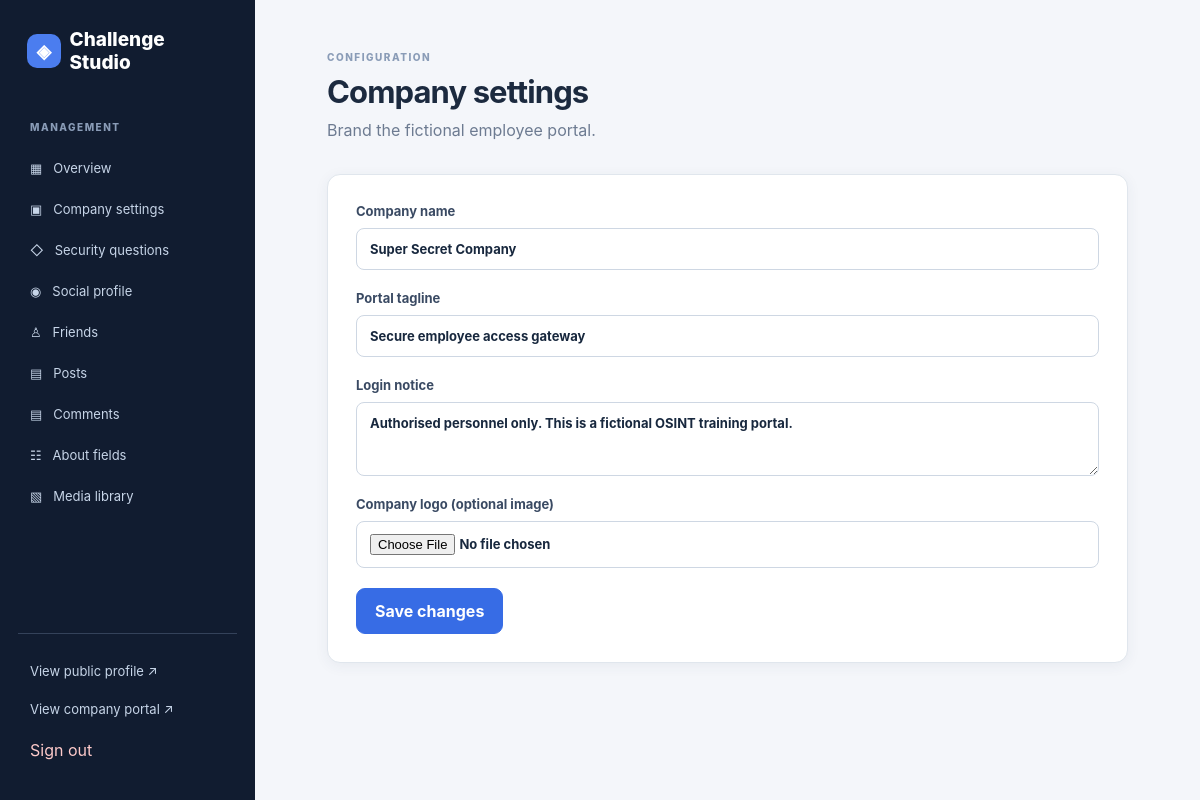
The app's page /admin/company (signed in) with its own data.
### models.py (models this page shows)
class Setting(db.Model):
    key = db.Column(db.String(100), primary_key=True)
    value = db.Column(db.Text, nullable=False, default='')

### admin/routes.py (the view, shortened to what this page needs)
@bp.route('/company', methods=['GET', 'POST'])
@login_required
def company():
    keys = ['company_name', 'company_tagline', 'login_notice']
    return render_template('admin/company.html')

### templates/admin/company.html
{% extends 'admin/base.html' %}{% block title %}Company settings{% endblock %}{% block content %}<div class="page-header"><div><span class="overline">CONFIGURATION</span><h1>Company settings</h1><p>Brand the fictional employee portal.</p></div></div><section class="panel"><form method="post" enctype="multipart/form-data"><input type="hidden" name="_csrf_token" value="{{ csrf_token }}"><label>Company name<input name="company_name" value="{{ settings.get('company_name','') }}" required></label><label>Portal tagline<input name="company_tagline" value="{{ settings.get('company_tagline','') }}"></label><label>Login notice<textarea name="login_notice" rows="3">{{ settings.get('login_notice','') }}</textarea></label><label>Company logo (optional image)<input type="file" name="company_logo" accept="image/png,image/jpeg,image/webp,image/gif"></label>{% if settings.get('company_logo') %}<img class="preview" src="{{ url_for('admin.media',filename=settings['company_logo']) }}" alt="Current logo">{% endif %}<button class="button">Save changes</button></form></section>{% endblock %}

### static/css/admin.css (style rules this page uses)
:root { font-family:Inter,ui-sans-serif,system-ui,-apple-system,Segoe UI,sans-serif;background:#f4f6fa;color:#1c2a3f }
* { box-sizing:border-box }
body { margin:0 }
.side-heading,.overline { font-size:10px;font-weight:800;letter-spacing:1.5px;color:#8a9cb7 }
.page-header { display:flex;align-items:center;justify-content:space-between;gap:18px;margin-bottom:30px }
.page-header h1 { font-size:31px;letter-spacing:-.9px;margin:8px 0 }
.page-header p { color:#6d7b91;margin:0;line-height:1.6 }
.stat,.panel,.action-card,.hint { background:white;border:1px solid #e0e6ed;border-radius:13px;box-shadow:0 3px 14px #2a3d6310 }
.panel { padding:28px;max-width:940px }
.button { display:inline-block;background:#376ce5;color:#fff;border:1px solid #376ce5;border-radius:9px;padding:12px 18px;font:inherit;font-weight:700;cursor:pointer;text-align:center }
label { display:block;font-size:13px;font-weight:700;color:#3a4a63;margin:0 0 20px }
input,textarea { display:block;width:100%;margin-top:9px;padding:12px 13px;border:1px solid #ced7e3;background:#fff;border-radius:8px;font:inherit;color:#18283e }
input[type=file] { font-size:13px }

### records on screen
Setting: company_name "Super Secret Company"
Setting: company_tagline "Secure employee access gateway"
Setting: login_notice "Authorised personnel only. This is a fictional OSINT training portal."
